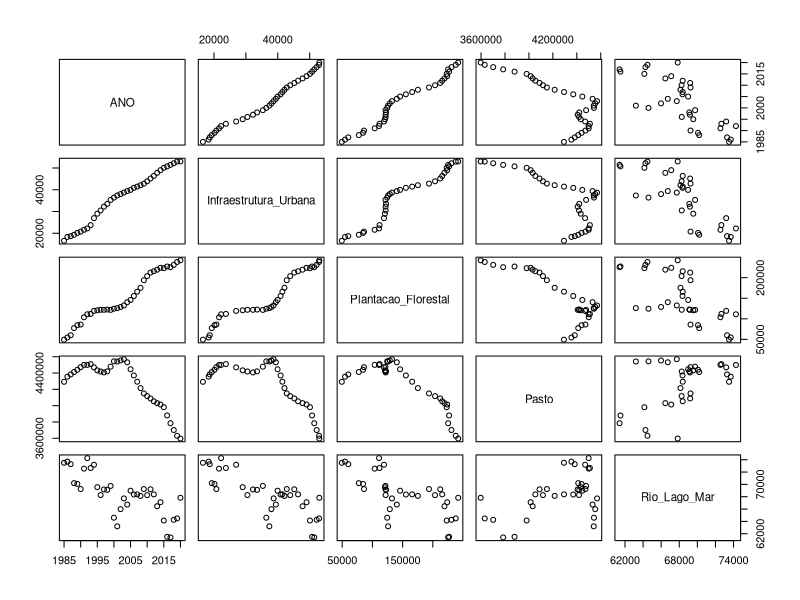
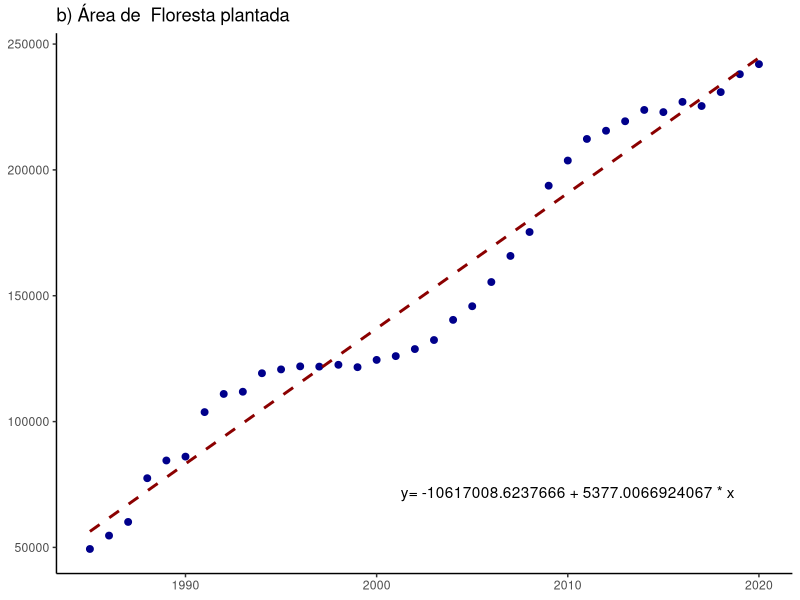
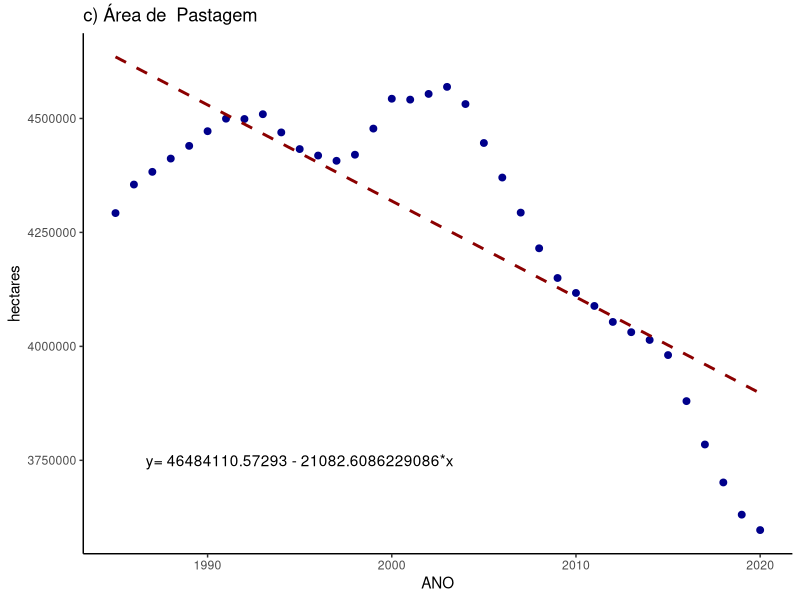
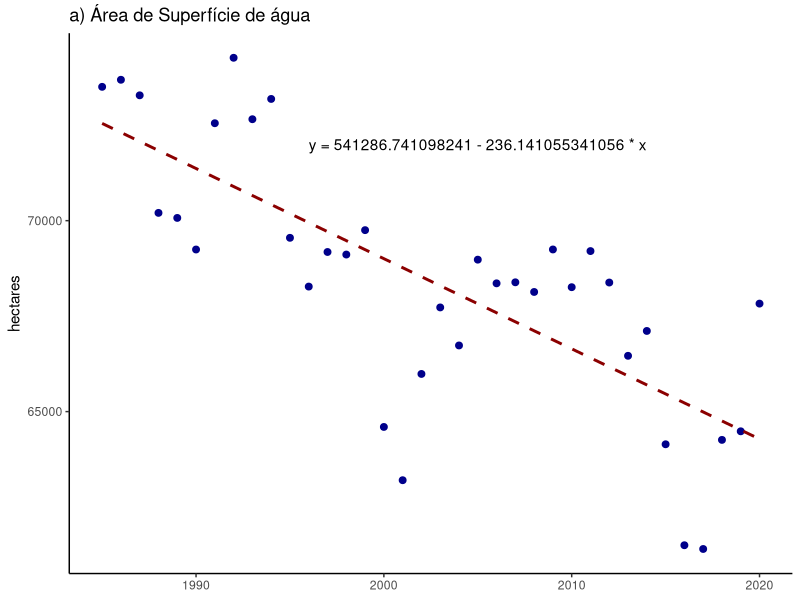
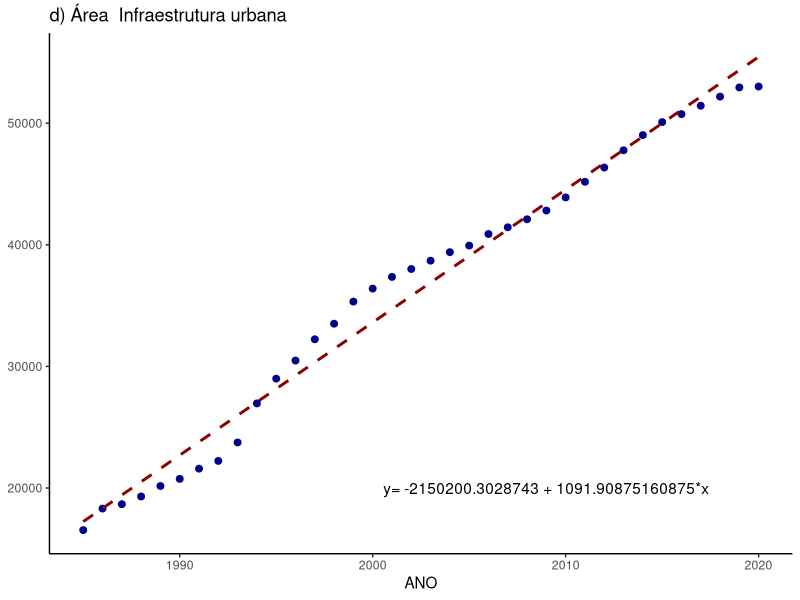
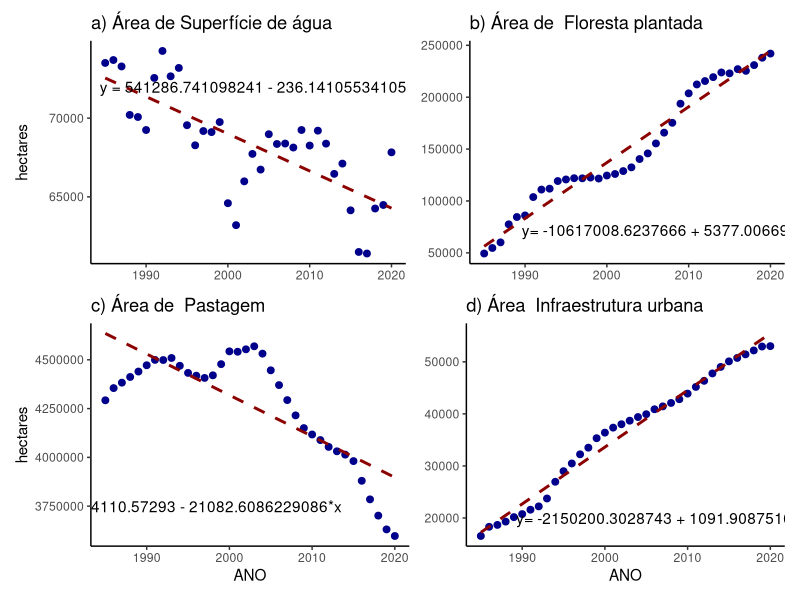
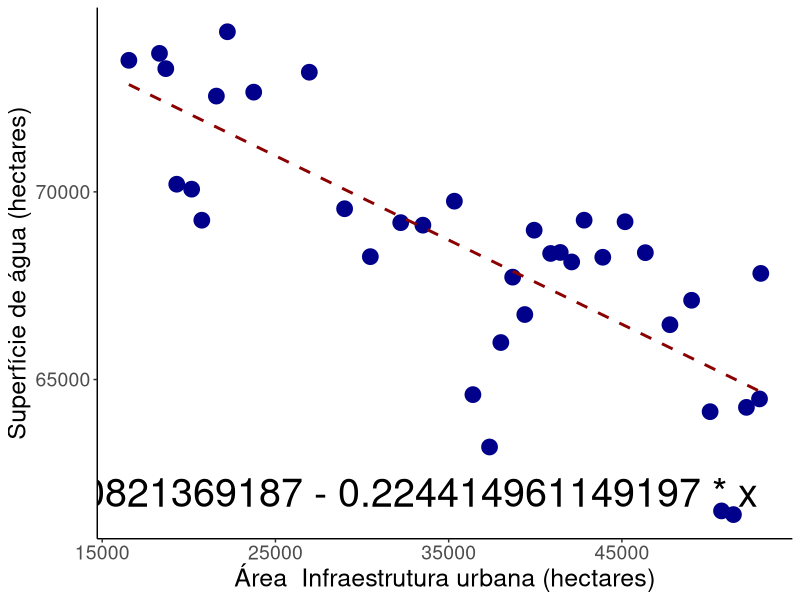
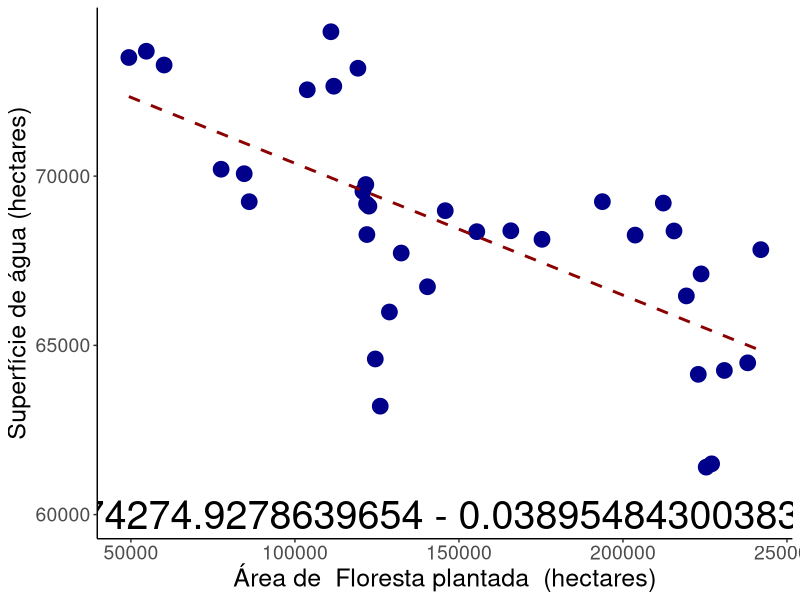

Write R code to recreate these figures, in order.
#install.packages('tidyr')
#install.packages('rlist')
#install.packages('ggplot2')
#install.packages('patchwork')
#install.packages("ggpubr")

library(ggplot2)
library(readr)
library(stringr)
library(tidyr)
library(dplyr)
library(rlist)
library(patchwork)
library(ggpubr)

denvar.water = 'Superfície de água'
denvar.pasto = 'Pastagem'
denvar.florestaplantada = 'Floresta plantada'
denvar.florestanatural = 'Vegetação Florestal'
denvar.urbanizada = 'Infraestrutura urbana'

# Função para obter as variáveis estatísticas para análise e interpretação dos dados.
analisamodelo <- function (summary){
  #Dispersion parameter for gaussian family taken to be
  dpgf <- summary$dispersion
  
  #Residual deviance
  rd <- summary$deviance
  
  #Degrees of dispersion - DF / Grau de liberdade()
  dfl <- summary$df.residual
  
  intercept <- summary[["coefficients"]][1]
  variavel <- summary[["coefficients"]][2][1]
  dependente <- summary[["terms"]][[2]]
  independente <- summary[["terms"]][[3]]
  relacao <-  rd/dfl
  index <- dpgf/relacao #se for próximo de 1 a relação é significatica
  equacao <- paste('y=', intercept, '+', variavel, '* x')
  return (c(Dispersion_parameter=dpgf, Residual_deviance=rd,     degrees_of_freedom=dfl, est_intercept = intercept, est_dependente=variavel, var_dependente=dependente, var_independente=independente, relacao=relacao, index=index, equacao=equacao))
}



#Aqui é necessário alguns ajustes por motivo ta tabela obtida diretamente na plataforma ser divergente da obitda via gee.
coverage <- read_csv("datasets/2023-05-19 - MapBiomas - Tabela de Dados - plataforma - regio hidro PNHR - DOCE - PNRH.csv", show_col_types = FALSE)
x <- t(coverage)
x[1,]
coluna_interesse <- c('4.2. Área Urbanizada', '3.3. Silvicultura (monocultura)', '3.1. Pastagem', '5. Corpo D`água')
x <- x[,c(30, 26, 14, 33)]
x <- x[-1,]
x <- as.data.frame(x)
View(x)
#denvar.water = 'Superfície de água'
#denvar.pasto = 'Pastagem'
#denvar.florestaplantada = 'Floresta plantada'
#denvar.florestanatural = 'Vegetação Florestal'
#denvar.urbanizada = 'Infraestrutura urbana'

colnames(x) <- c('Infraestrutura_Urbana', 'Plantacao_Florestal', 'Pasto', 'AGUA')
x$Infraestrutura_Urbana <- as.integer(x$Infraestrutura_Urbana)
x$Plantacao_Florestal <- as.integer(x$Plantacao_Florestal)
x$AGUA <- as.integer(x$AGUA)
x$Pasto <- as.integer(x$Pasto)

x$ANO <- rownames(x)
coverage <- x
rm(x)
### Fim dos ajuste


######### Em caso de uso da tabela do GEE, use este script
#Seleção de variáveis de interesse neste estudo
#var_interesse <- c("ANO", "Forest Formation", "Forest Plantation", "Pasture" , "River, Lake and Ocean", "Urban Infrastructure" )
#coverage <- coverage%>%select("area", 'band', 'class_name')
#coverage <- read_csv("datasets/mapbiomas-brazil-collection-71-doce-area.csv", show_col_types = FALSE)
#colnames(coverage) <- c('AREA_HA', 'ANO', 'CLASSE')
#coverage$ANO <- str_replace(coverage$ANO, 'classification_', '')
#coverage <- coverage %>% filter(CLASSE %in% var_interesse)
#coverage <- spread(coverage, CLASSE, AREA_HA)
#coverage$ANO <- as.integer(coverage$ANO)
#colnames(coverage) <- c("ANO", "Formacao_Florestal", "Plantacao_Florestal", "Pasto" , "Rio_Lago_Mar", "Infraestrutura_Urbana" )
#############script para uso com a plataforma GEE - FIM

water <- read_csv("datasets/mapbiomas-brazil-collection-10-doce-area.csv", show_col_types = FALSE)
water <- water %>% select(band, area)
colnames(water) <- c('ANO', 'WATER_COVERAGE_HA')
water$ANO <- str_replace(water$ANO, 'water_coverage_', '')
water$ANO <- as.integer(water$ANO)

#Tabela de dados da pastagem
#pasture <- pasto_mapbiomas_brazil_collection_10_doce_area <- read_csv("datasets/pasto-mapbiomas-brazil-collection-10-doce-area.csv", show_col_types = FALSE)
#Ajusta tabela de pastagens
#pasture <- as.data.frame(t(pasture))
#pasture$AREA_HA = as.integer(pasture$V1) + as.integer(pasture$V2) + as.integer(pasture$V3)
#pasture <- as.data.frame(pasture[-1,])%>%select(AREA_HA)
#pasture$ANO <- rownames(pasture)
#colnames(pasture) = c('PASTURE_AREA_HA', 'ANO')
#pasture
#pasture
#water <- merge(water, pasture)
dataset <- merge(coverage, water)
#dataset$Pasto <- dataset$PASTURE_AREA_HA
#dataset$Rio_Lago_Mar = dataset$WATER_COVERAGE_HA


#outro ajuste para não usar a tabela de outra plataforma
dataset$Rio_Lago_Mar = dataset$AGUA
dataset <- dataset%>%select(-c(WATER_COVERAGE_HA))
dataset <- dataset%>%select(-c(AGUA))
dataset$ANO <- as.integer(dataset$ANO)
#Remove variável da memória, apartir desta linha consideramos a variável "dataset"
rm(coverage)
rm(water)


attach(dataset)
View(dataset)
set.seed(2023)
colnames((dataset))
plot(dataset)
#Variável para armazenar a lista com os dados dos modelos para posterior avaliação
modelos = list()

#### 1 - Análise: Formacao_Florestal~ANO
#### 1.1 - Gráfico: Formacao_Florestal~ANO
############################# Não utilizada

################################################################################
#### 2 - Análise: Plantacao_Florestal~ANO
m2 <- glm(Plantacao_Florestal~ANO)
mnulo2 <- glm(Plantacao_Florestal~1)

anova.md2 <- anova(m2, mnulo2, test='F')
summary.m2 <- summary(m2)

dt.modelo2 <- analisamodelo(summary.m2)
modelos <- append(modelos, dt.modelo2)
anova.md2
dt.modelo2
summary.m2
#### 2.1 - Gráfico: Plantacao_Florestal~ANO
chart.m2 <- ggplot(data=dataset, aes(y=Plantacao_Florestal, x=ANO)) + 
  geom_point(color='darkblue', size=2) + 
  theme(
    axis.line = element_line(),
    axis.title.x = element_blank(),
    panel.grid.major = element_blank(),
    panel.grid.minor = element_blank(),
    panel.border = element_blank(),
    panel.background = element_blank(),
    axis.title.y = element_blank(),
  ) +
  stat_smooth(method = "lm", formula = y~x,
  linetype="dashed", color="darkred", se = FALSE, size = 1) +
  labs(
    #x = 'ANO',
    y = 'hectares',
    title = paste('b) Área de ', denvar.florestaplantada)
  ) +
  #stat_regline_equation()
  annotate("text", x = 2010, y = 72000, label = "y= -10617008.6237666 + 5377.0066924067 * x")
chart.m2


################################################################################
#### 3 - Análise: Pasto~ANO
m3 <- glm(Pasto~ANO)
mnulo3 <- glm(Pasto~1)

anova.md3 <- anova(m3, mnulo3, test='F')
summary.m3 <- summary(m3)

dt.modelo3 <- analisamodelo(summary.m3)
modelos <- append(modelos, dt.modelo3)
anova.md3
dt.modelo3
1.531e-09<0.05
#### 3.2 - Gráfico: Pasto~ANO
#Pasto~ANO
chart.m3 <- ggplot(data=dataset, aes(y=Pasto, x=ANO)) + 
  geom_point(color='darkblue', size=2) +
  theme(
    axis.line = element_line(),
    panel.grid.major = element_blank(),
    panel.grid.minor = element_blank(),
    panel.border = element_blank(),
    panel.background = element_blank()
  ) +
  stat_smooth(method = "lm",
              linetype="dashed", color="darkred", se = FALSE, size = 1) +
  annotate("text", y = 3750000, x = 1995, label = "y= 46484110.57293 - 21082.6086229086*x", parse = FALSE) +
  labs(
    #x = 'ANO',
    y = 'hectares',
    title = paste('c) Área de ', denvar.pasto)
  )

chart.m3
summary.m3

################################################################################
#### 4 - Análise: Rio_Lago_Mar~ANO
m4 <- glm(Rio_Lago_Mar~ANO)
mnulo4 <- glm(Rio_Lago_Mar~1)

anova.md4 <- anova(m4, mnulo4, test='F')
summary.m4 <- summary(m4)

dt.modelo4 <- analisamodelo(summary.m4)
modelos <- append(modelos, dt.modelo4)
anova.md4
dt.modelo4
8.235e-08<0.05
chart.m4 <- ggplot(data=dataset, aes(y=Rio_Lago_Mar, x=ANO)) + 
  geom_point(color='darkblue', size=2) +
  theme(
    axis.line = element_line(),
    axis.title.x = element_blank(),
    panel.grid.major = element_blank(),
    panel.grid.minor = element_blank(),
    panel.border = element_blank(),
    panel.background = element_blank()
  ) +
  stat_smooth(method = "lm",
              linetype="dashed", color="darkred", se = FALSE, size = 1) +
  annotate("text", y = 72000, x = 2005, label = 'y = 541286.741098241 - 236.141055341056 * x', parse = FALSE) +
  labs(
    x = 'ANO',
    y = 'hectares',
    title = paste('a) Área de', denvar.water)
  )
chart.m4
summary.m4

################################################################################
#### 5 - Análise: Infraestrutura_Urbana~ANO
m5 <- glm(Infraestrutura_Urbana~ANO)
mnulo5 <- glm(Infraestrutura_Urbana~1)

anova.md5 <- anova(m5, mnulo5, test='F')
summary.m5 <- summary(m5)

dt.modelo5 <- analisamodelo(summary.m5)
modelos <- append(modelos, dt.modelo5)
anova.md5
dt.modelo5
summary.m5
2.2e-16<0.05
chart.m5 <- ggplot(data=dataset, aes(y=Infraestrutura_Urbana, x=ANO)) + 
  geom_point(color='darkblue', size=2) +
  theme(
    axis.line = element_line(),
    panel.grid.major = element_blank(),
    panel.grid.minor = element_blank(),
    panel.border = element_blank(),
    panel.background = element_blank(),
    axis.title.y = element_blank(),
  ) +
  stat_smooth(method = "lm",
            linetype="dashed", color="darkred", se = FALSE, size = 1) +
  annotate("text", y = 20000, x = 2009, label = "y= -2150200.3028743 + 1091.90875160875*x", parse = FALSE) +
  labs(
    x = 'ANO',
    y = 'hectares',
    title = paste('d) Área ', denvar.urbanizada)
  )
chart.m5





################################ #########################
################################ #########################
################################ #########################

################################ Composição de gráficos#########################
################################ #########################

charts1 <- (chart.m4 | chart.m2) / (chart.m3 | chart.m5)
#charts1 + annotate("text", y = 0, x = 0, label = "figura 01")
charts1



################################################################################
################################################################################
################################################################################
################################################################################
################################################################################
################################################################################
################################################################################
################################################################################


#### 6 - Análise: Rio_Lago_Mar~Infraestrutura_Urbana
m6 <- glm(Rio_Lago_Mar~Infraestrutura_Urbana)
mnulo6 <- glm(Rio_Lago_Mar~1)

anova.md6 <- anova(m6, mnulo6, test='F')
summary.m6 <- summary(m6)

dt.modelo6 <- analisamodelo(summary.m6)
modelos <- append(modelos, dt.modelo6)
anova.md6
dt.modelo6
summary.m6
anova.md6$`Pr(>F)`<0.05
7.657e+04
chart.m6 <- ggplot(data=dataset, aes(x=Infraestrutura_Urbana, y=Rio_Lago_Mar)) + 
  geom_point(color='darkblue', size=5) +
  theme(
    axis.line = element_line(),
    panel.grid.major = element_blank(),
    axis.title = element_text(size=18),
    panel.grid.minor = element_blank(),
    panel.border = element_blank(),
    panel.background = element_blank(),
    plot.caption = element_text(hjust = 0, size=22, face = "italic"),
    axis.text.y = element_text(angle = 0, vjust = 0.5, hjust=1, size=14),
    axis.text.x = element_text(size=14)
  ) +
  stat_smooth(method = "lm",
              linetype="dashed", color="darkred", se = FALSE, size = 1) +
  annotate("text", size = 10, x = 28000, y = 62000, label = "y = 76571.0821369187 - 0.224414961149197 * x", parse = FALSE) +
  labs(
    y = paste(denvar.water, '(hectares)'),
    x = paste('Área ', denvar.urbanizada, '(hectares)'),
    #caption = "Figura 04 - relação entre a área de superfície de água e infra estrutura urbana", loc='leftbottom'
  )

chart.m6
summary.m6
dt.modelo6
colnames(dataset)
?stat_regline_equation

################################################################################
#### 7 - Análise: Rio_Lago_Mar~Plantacao_Florestal
m7 <- glm(Rio_Lago_Mar~Plantacao_Florestal)
mnulo7 <- glm(Rio_Lago_Mar~1)

anova.md7 <- anova(m7, mnulo7, test='F')
summary.m7 <- summary(m7)

dt.modelo7 <- analisamodelo(summary.m7)
modelos <- append(modelos, dt.modelo7)
anova.md7
dt.modelo7
anova.md7$`Pr(>F)`<0.05

chart.m7 <- ggplot(data=dataset, aes(x=Plantacao_Florestal, y=Rio_Lago_Mar)) + 
  geom_point(color='darkblue', size=5) +
  theme(
    axis.line = element_line(),
    axis.title = element_text(size=18),
    panel.grid.major = element_blank(),
    panel.grid.minor = element_blank(),
    panel.border = element_blank(),
    panel.background = element_blank(),
    plot.caption = element_text(hjust = 0, size=22, face = "italic"),
    axis.text.y = element_text(angle = 0, vjust = 0.5, hjust=1, size=14),
    axis.text.x = element_text(size=14)
  ) +
  stat_smooth(method = "lm",
              linetype="dashed", color="darkred", se = FALSE, size = 1) +
  annotate("text", size=10, x = 150000, y = 60000, label = "y = 74274.9278639654 - 0.0389548430038348 * x", parse = FALSE) +
  labs(
    y = paste(denvar.water, '(hectares)'),
    x = paste('Área de ', denvar.florestaplantada, ' (hectares)'),
    #caption = "Figura 03", loc='leftbottom'
  )
chart.m7
summary.m7
dt.modelo7

788*1.4

################################################################################
#### 8 - Análise: Rio_Lago_Mar~Pasto
m8 <- glm(Rio_Lago_Mar~Pasto)
mnulo8 <- glm(Rio_Lago_Mar~1)

anova.md8 <- anova(m8, mnulo8, test='F')
summary.m8 <- summary(m8)
summary.m8
dt.modelo8 <- analisamodelo(summary.m8)
modelos <- append(modelos, dt.modelo8)
anova.md8
dt.modelo8
anova.md8$`Pr(>F)`<0.05

chart.m8 <- ggplot(data=dataset, aes(x=Pasto, y=Rio_Lago_Mar)) + 
  geom_point(color='darkblue', size=5) +
  theme(
    axis.line = element_line(),
    panel.grid.major = element_blank(),
    axis.title = element_text(size=18),
    panel.grid.minor = element_blank(),
    panel.border = element_blank(),
    panel.background = element_blank(),
    plot.caption = element_text(hjust = 0, size=22, face = "italic"),
    axis.text.y = element_text(angle = 0, vjust = 0.5, hjust=1, size=14),
    axis.text.x = element_text(size=14)
  ) +

  stat_smooth(method = "lm",
              linetype="dashed", color="darkred", se = FALSE, size = 1) +
  annotate("text", size=10, x = 3950000, y = 73000, label = "y = 43438.2241893521 + 0.00585442099157521 * x", parse = FALSE) +
  labs(
    y = paste(denvar.water, ' (hestares)'),
    x = paste('Área de ', denvar.pasto, ' (hectares)'),
    #caption = "Figura 02", loc='leftbottom'
  )
chart.m8

summary.m8
dt.modelo8

8.144e+01

citation()
